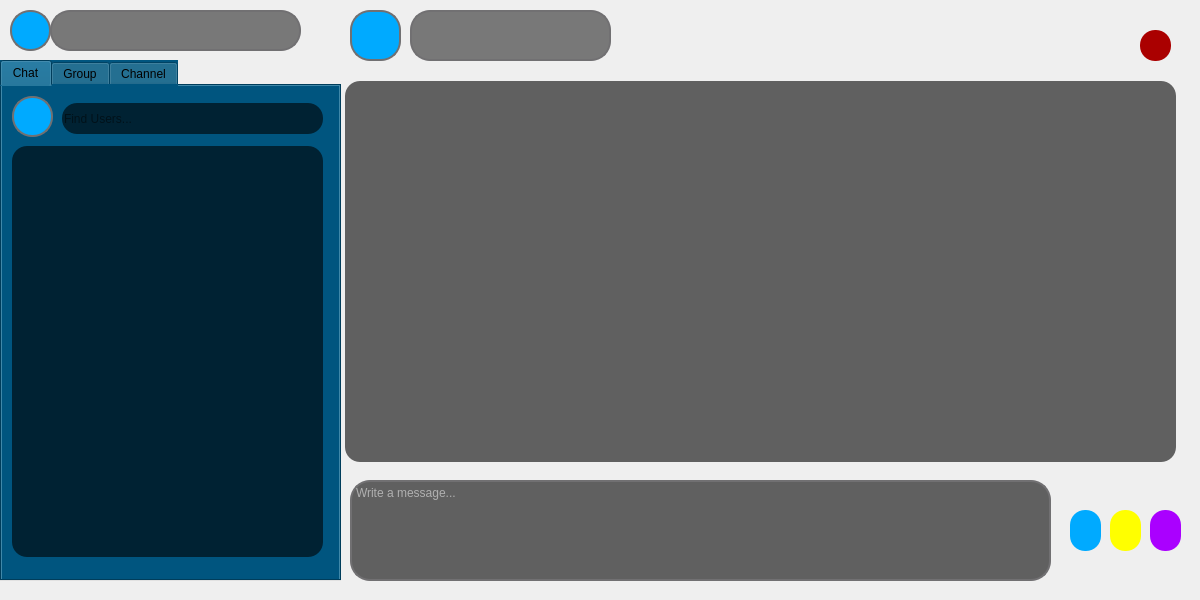
<?xml version="1.0" encoding="UTF-8"?>
<ui version="4.0">
 <class>Chatpage</class>
 <widget class="QDialog" name="Chatpage">
  <property name="geometry">
   <rect>
    <x>0</x>
    <y>0</y>
    <width>1200</width>
    <height>600</height>
   </rect>
  </property>
  <property name="windowTitle">
   <string>Dialog</string>
  </property>
  <property name="styleSheet">
   <string notr="true">QDialog{
	background-image: url(:/new/prefix1/image/R14011_product.webp);
}

QPushButton{
border-radius:15px;
	background-color: rgb(0, 170, 255);
}

QPushButton:hover{
background-color: rgb(0, 0, 127);
}

QFrame{
border-bottom: 2x solid #717072;
background-color: rgba(0,0,0,0.8);
}

</string>
  </property>
  <widget class="QPushButton" name="pushButton_3">
   <property name="geometry">
    <rect>
     <x>1110</x>
     <y>510</y>
     <width>31</width>
     <height>41</height>
    </rect>
   </property>
   <property name="styleSheet">
    <string notr="true">QPushButton{
background-color:  rgb(255, 255, 0);
}

QPushButton:hover{
background-color: rgb(170, 170, 0);
}
</string>
   </property>
   <property name="text">
    <string/>
   </property>
   <property name="icon">
    <iconset resource="images.qrc">
     <normaloff>:/new/prefix1/image/1500458.png</normaloff>:/new/prefix1/image/1500458.png</iconset>
   </property>
   <property name="iconSize">
    <size>
     <width>25</width>
     <height>25</height>
    </size>
   </property>
  </widget>
  <widget class="QPushButton" name="pushButton_4">
   <property name="geometry">
    <rect>
     <x>1150</x>
     <y>510</y>
     <width>31</width>
     <height>41</height>
    </rect>
   </property>
   <property name="styleSheet">
    <string notr="true">QPushButton{
background-color: rgb(170, 0, 255);
}

QPushButton:hover{
background-color: rgb(85, 0, 127);
}
</string>
   </property>
   <property name="text">
    <string/>
   </property>
   <property name="icon">
    <iconset resource="images.qrc">
     <normaloff>:/new/prefix1/image/clip-icon.png</normaloff>:/new/prefix1/image/clip-icon.png</iconset>
   </property>
   <property name="iconSize">
    <size>
     <width>25</width>
     <height>25</height>
    </size>
   </property>
  </widget>
  <widget class="QToolButton" name="toolButton_2">
   <property name="geometry">
    <rect>
     <x>350</x>
     <y>10</y>
     <width>51</width>
     <height>51</height>
    </rect>
   </property>
   <property name="styleSheet">
    <string notr="true">border-radius:20px;
background-color: rgb(0, 170, 255);
border: 2px solid #717072;


</string>
   </property>
   <property name="text">
    <string/>
   </property>
   <property name="icon">
    <iconset resource="images.qrc">
     <normaloff>:/new/prefix1/image/Sample_User_Icon.png</normaloff>:/new/prefix1/image/Sample_User_Icon.png</iconset>
   </property>
   <property name="iconSize">
    <size>
     <width>40</width>
     <height>40</height>
    </size>
   </property>
  </widget>
  <widget class="QLabel" name="label_2">
   <property name="geometry">
    <rect>
     <x>410</x>
     <y>10</y>
     <width>201</width>
     <height>51</height>
    </rect>
   </property>
   <property name="styleSheet">
    <string notr="true">border-radius:20px;
background-color:rgba(0,0,0,0.5);
border: 2px solid #717072;;
font: 700 12pt &quot;Segoe UI&quot;;
</string>
   </property>
   <property name="text">
    <string/>
   </property>
   <property name="alignment">
    <set>Qt::AlignCenter</set>
   </property>
  </widget>
  <widget class="QPushButton" name="pushButton_2">
   <property name="geometry">
    <rect>
     <x>1070</x>
     <y>510</y>
     <width>31</width>
     <height>41</height>
    </rect>
   </property>
   <property name="styleSheet">
    <string notr="true">hover{ background-color: rgb(0, 170, 255);}</string>
   </property>
   <property name="text">
    <string/>
   </property>
   <property name="icon">
    <iconset resource="images.qrc">
     <normaloff>:/new/prefix1/image/send_circle_icon_136236.png</normaloff>:/new/prefix1/image/send_circle_icon_136236.png</iconset>
   </property>
   <property name="iconSize">
    <size>
     <width>30</width>
     <height>30</height>
    </size>
   </property>
  </widget>
  <widget class="QTextEdit" name="textEdit">
   <property name="geometry">
    <rect>
     <x>350</x>
     <y>480</y>
     <width>701</width>
     <height>101</height>
    </rect>
   </property>
   <property name="styleSheet">
    <string notr="true">color:white;
border-radius:20px;
border: 2px solid #717072;;
background-color:rgba(0,0,0,0.6)
</string>
   </property>
   <property name="placeholderText">
    <string>Write a message...</string>
   </property>
  </widget>
  <widget class="QListWidget" name="listWidget">
   <property name="geometry">
    <rect>
     <x>345</x>
     <y>81</y>
     <width>831</width>
     <height>381</height>
    </rect>
   </property>
   <property name="styleSheet">
    <string notr="true">QListWidget{
	font: 10pt &quot;Segoe UI&quot;;
background-color: rgba(0,0,0,0.6);
border-radius:15px;
}
</string>
   </property>
  </widget>
  <widget class="QPushButton" name="pushButton">
   <property name="geometry">
    <rect>
     <x>1140</x>
     <y>30</y>
     <width>31</width>
     <height>31</height>
    </rect>
   </property>
   <property name="styleSheet">
    <string notr="true">QPushButton{
	background-color: rgb(170, 0, 0);
}

QPushButton:hover{
background-color: rgb(255, 0, 0);
}
</string>
   </property>
   <property name="text">
    <string/>
   </property>
   <property name="icon">
    <iconset resource="images.qrc">
     <normaloff>:/new/prefix1/image/7043665.png</normaloff>:/new/prefix1/image/7043665.png</iconset>
   </property>
   <property name="iconSize">
    <size>
     <width>25</width>
     <height>25</height>
    </size>
   </property>
  </widget>
  <widget class="QPushButton" name="pushButton_5">
   <property name="geometry">
    <rect>
     <x>1030</x>
     <y>20</y>
     <width>41</width>
     <height>31</height>
    </rect>
   </property>
   <property name="styleSheet">
    <string notr="true">background-color:rgba(0,0,0,0);</string>
   </property>
   <property name="text">
    <string/>
   </property>
  </widget>
  <widget class="QTabWidget" name="tabWidget">
   <property name="geometry">
    <rect>
     <x>0</x>
     <y>60</y>
     <width>341</width>
     <height>521</height>
    </rect>
   </property>
   <property name="focusPolicy">
    <enum>Qt::TabFocus</enum>
   </property>
   <property name="styleSheet">
    <string notr="true">background-color: rgb(0, 85, 127);</string>
   </property>
   <property name="currentIndex">
    <number>0</number>
   </property>
   <property name="tabBarAutoHide">
    <bool>false</bool>
   </property>
   <widget class="QWidget" name="tab">
    <attribute name="title">
     <string>Chat</string>
    </attribute>
    <widget class="QToolButton" name="toolButton_5">
     <property name="geometry">
      <rect>
       <x>10</x>
       <y>10</y>
       <width>41</width>
       <height>41</height>
      </rect>
     </property>
     <property name="styleSheet">
      <string notr="true">QToolButton{
border-radius:30px;
border: 2px solid #717072;;
	background-color: rgb(0, 170, 255);
border-radius:20px;
}

QToolButton:hover{
background-color: rgb(0, 0, 127);
}
</string>
     </property>
     <property name="text">
      <string/>
     </property>
     <property name="icon">
      <iconset resource="images.qrc">
       <normaloff>:/new/prefix1/image/1200px-New_user_icon-01.svg.png</normaloff>:/new/prefix1/image/1200px-New_user_icon-01.svg.png</iconset>
     </property>
     <property name="iconSize">
      <size>
       <width>50</width>
       <height>50</height>
      </size>
     </property>
    </widget>
    <widget class="QListWidget" name="listWidget_2">
     <property name="geometry">
      <rect>
       <x>10</x>
       <y>60</y>
       <width>311</width>
       <height>411</height>
      </rect>
     </property>
     <property name="styleSheet">
      <string notr="true">QListWidget {
background-color: rgba(0,0,0,0.6);
border-radius:15px;

}
QListWidget::item {
font: 700 18pt &quot;Segoe UI&quot;;
color: rgb(255, 255, 255);
background-color: rgb(85, 170, 255);
 text-align: center;
}

QListWidget::item:selected {
background-color: rgb(0, 85, 127);
}</string>
     </property>
    </widget>
    <widget class="QLineEdit" name="lineEdit">
     <property name="geometry">
      <rect>
       <x>60</x>
       <y>17</y>
       <width>261</width>
       <height>31</height>
      </rect>
     </property>
     <property name="styleSheet">
      <string notr="true">background-color: rgba(0,0,0,0.6);
border-radius:15px;</string>
     </property>
     <property name="placeholderText">
      <string>Find Users...</string>
     </property>
    </widget>
   </widget>
   <widget class="QWidget" name="tab_2">
    <attribute name="title">
     <string>Group</string>
    </attribute>
    <widget class="QToolButton" name="toolButton_3">
     <property name="geometry">
      <rect>
       <x>10</x>
       <y>10</y>
       <width>41</width>
       <height>41</height>
      </rect>
     </property>
     <property name="styleSheet">
      <string notr="true">QToolButton{
border-radius:30px;
border: 2px solid #717072;;
	background-color: rgb(0, 170, 255);
border-radius:20px;
}

QToolButton:hover{
background-color: rgb(0, 0, 127);
}

</string>
     </property>
     <property name="text">
      <string/>
     </property>
     <property name="icon">
      <iconset resource="images.qrc">
       <normaloff>:/new/prefix1/image/img_76872.png</normaloff>:/new/prefix1/image/img_76872.png</iconset>
     </property>
     <property name="iconSize">
      <size>
       <width>50</width>
       <height>50</height>
      </size>
     </property>
    </widget>
    <widget class="QListWidget" name="listWidget_4">
     <property name="geometry">
      <rect>
       <x>10</x>
       <y>60</y>
       <width>311</width>
       <height>411</height>
      </rect>
     </property>
     <property name="styleSheet">
      <string notr="true">background-color: rgba(0,0,0,0.6);
border-radius:15px;
font: 700 18pt &quot;Segoe UI&quot;;
color: rgb(255, 255, 255);</string>
     </property>
    </widget>
    <widget class="QLineEdit" name="lineEdit_3">
     <property name="geometry">
      <rect>
       <x>60</x>
       <y>17</y>
       <width>211</width>
       <height>31</height>
      </rect>
     </property>
     <property name="styleSheet">
      <string notr="true">background-color: rgba(0,0,0,0.6);
border-radius:15px;</string>
     </property>
     <property name="placeholderText">
      <string>Create Or Find Group...</string>
     </property>
    </widget>
    <widget class="QPushButton" name="pushButton_7">
     <property name="geometry">
      <rect>
       <x>280</x>
       <y>10</y>
       <width>41</width>
       <height>41</height>
      </rect>
     </property>
     <property name="styleSheet">
      <string notr="true">QPushButton{
border-radius:30px;
border: 2px solid #717072;;
	background-color: rgb(0, 170, 255);
border-radius:20px;
}

QPushButton:hover{
background-color: rgb(0, 0, 127);
}
</string>
     </property>
     <property name="text">
      <string/>
     </property>
     <property name="icon">
      <iconset resource="images.qrc">
       <normaloff>:/new/prefix1/image/search-icon.png</normaloff>:/new/prefix1/image/search-icon.png</iconset>
     </property>
    </widget>
   </widget>
   <widget class="QWidget" name="tab_3">
    <attribute name="title">
     <string>Channel</string>
    </attribute>
    <widget class="QToolButton" name="toolButton_4">
     <property name="geometry">
      <rect>
       <x>10</x>
       <y>10</y>
       <width>41</width>
       <height>41</height>
      </rect>
     </property>
     <property name="styleSheet">
      <string notr="true">QToolButton{
border-radius:30px;
border: 2px solid #717072;;
	background-color: rgb(0, 170, 255);
border-radius:20px;
}

QToolButton:hover{
background-color: rgb(0, 0, 127);
}
</string>
     </property>
     <property name="text">
      <string/>
     </property>
     <property name="icon">
      <iconset resource="images.qrc">
       <normaloff>:/new/prefix1/image/img_12531.png</normaloff>:/new/prefix1/image/img_12531.png</iconset>
     </property>
     <property name="iconSize">
      <size>
       <width>50</width>
       <height>50</height>
      </size>
     </property>
    </widget>
    <widget class="QListWidget" name="listWidget_3">
     <property name="geometry">
      <rect>
       <x>10</x>
       <y>60</y>
       <width>311</width>
       <height>411</height>
      </rect>
     </property>
     <property name="styleSheet">
      <string notr="true">background-color: rgba(0,0,0,0.6);
border-radius:15px;
font: 700 18pt &quot;Segoe UI&quot;;
color: rgb(255, 255, 255);</string>
     </property>
    </widget>
    <widget class="QLineEdit" name="lineEdit_2">
     <property name="geometry">
      <rect>
       <x>60</x>
       <y>17</y>
       <width>211</width>
       <height>31</height>
      </rect>
     </property>
     <property name="styleSheet">
      <string notr="true">background-color: rgba(0,0,0,0.6);
border-radius:15px;</string>
     </property>
     <property name="placeholderText">
      <string>Create Or Find Channel....</string>
     </property>
    </widget>
    <widget class="QPushButton" name="pushButton_6">
     <property name="geometry">
      <rect>
       <x>280</x>
       <y>10</y>
       <width>41</width>
       <height>41</height>
      </rect>
     </property>
     <property name="styleSheet">
      <string notr="true">QPushButton{
border-radius:30px;
border: 2px solid #717072;;
	background-color: rgb(0, 170, 255);
border-radius:20px;
}

QPushButton:hover{
background-color: rgb(0, 0, 127);
}
</string>
     </property>
     <property name="text">
      <string/>
     </property>
     <property name="icon">
      <iconset resource="images.qrc">
       <normaloff>:/new/prefix1/image/search-icon.png</normaloff>:/new/prefix1/image/search-icon.png</iconset>
     </property>
    </widget>
   </widget>
  </widget>
  <widget class="QLabel" name="label">
   <property name="geometry">
    <rect>
     <x>50</x>
     <y>10</y>
     <width>251</width>
     <height>41</height>
    </rect>
   </property>
   <property name="styleSheet">
    <string notr="true">border-radius:20px;
background-color:rgba(0,0,0,0.5);
border: 2px solid #717072;
font: 700 12pt &quot;Segoe UI&quot;;
</string>
   </property>
   <property name="text">
    <string/>
   </property>
   <property name="alignment">
    <set>Qt::AlignCenter</set>
   </property>
  </widget>
  <widget class="QToolButton" name="toolButton">
   <property name="geometry">
    <rect>
     <x>10</x>
     <y>10</y>
     <width>41</width>
     <height>41</height>
    </rect>
   </property>
   <property name="styleSheet">
    <string notr="true">QToolButton{
border-radius:30px;
border: 2px solid #717072;;
	background-color: rgb(0, 170, 255);
border-radius:20px;
}

QToolButton:hover{
background-color: rgb(0, 0, 127);
}

</string>
   </property>
   <property name="text">
    <string/>
   </property>
   <property name="icon">
    <iconset resource="images.qrc">
     <normaloff>:/new/prefix1/image/Sample_User_Icon.png</normaloff>:/new/prefix1/image/Sample_User_Icon.png</iconset>
   </property>
   <property name="iconSize">
    <size>
     <width>50</width>
     <height>50</height>
    </size>
   </property>
  </widget>
 </widget>
 <resources>
  <include location="images.qrc"/>
 </resources>
 <connections/>
</ui>
